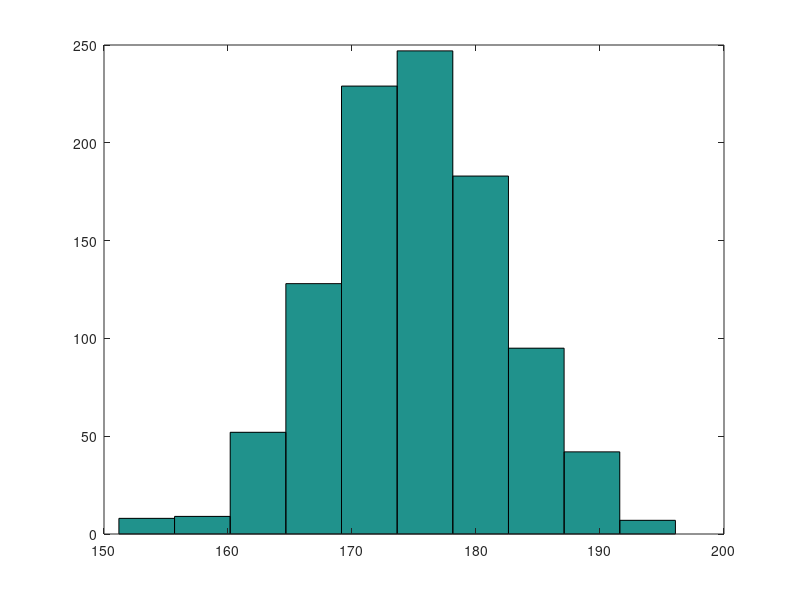
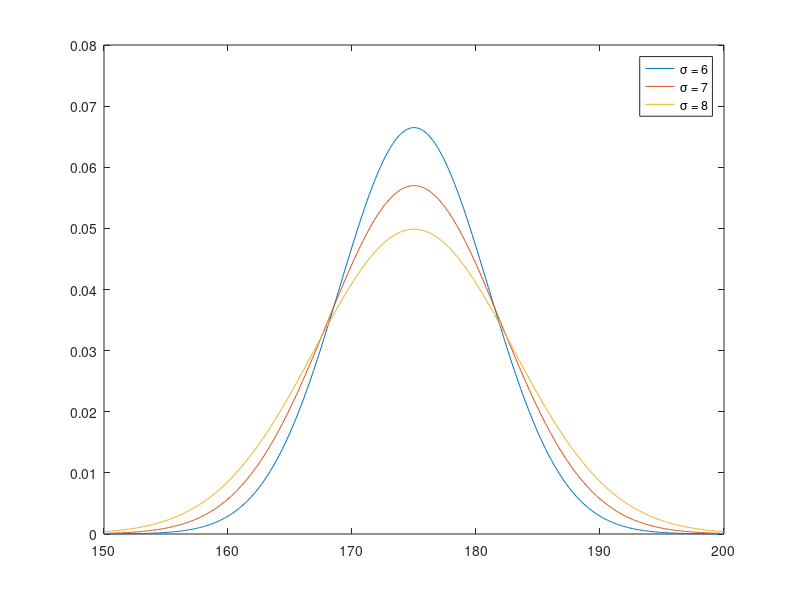

Write MATLAB code to recreate these figures, in order.

% Load statistics module for normal probability density function
pkg load statistics;

% Define constants
N = 1000;
mean = 175;
std_dev = 7;

% Generate heights as a column vector
heights = randn(N, 1);
heights *= std_dev;
heights += mean;

% Create and print the histogram of heights
hist(heights, 10);
print("the2_hist", "-dpng");

% Create and print the normal PDF's with various standard deviations
x = 150:0.1:200;
hold off;
plot(x, normpdf(x, mean, 6), ";\\sigma = 6;");
hold on;
plot(x, normpdf(x, mean, 7), ";\\sigma = 7;");
plot(x, normpdf(x, mean, 8), ";\\sigma = 8;");
print("the2_plot", "-dpng");
